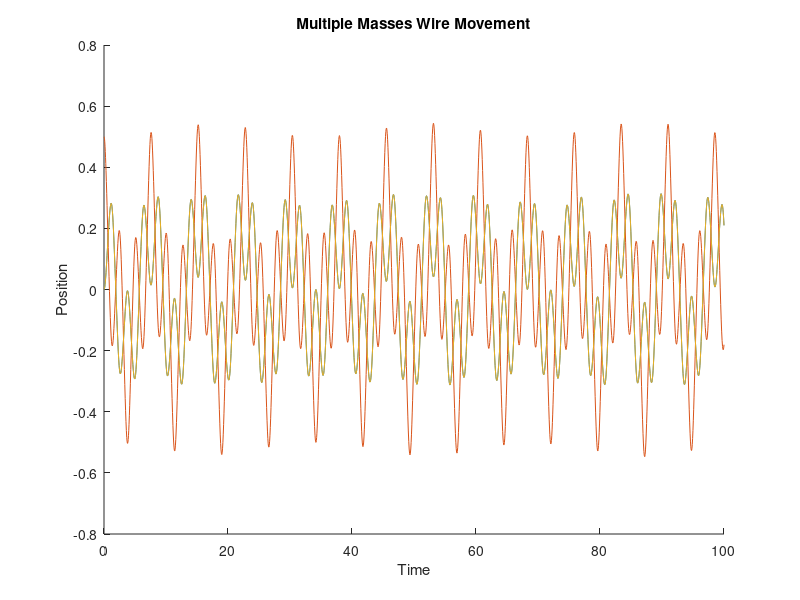

This figure's MATLAB source:
function piano_multiple_masses()

%% satisfy louise's paranoia first
clf
hold on

%% parameters and initial values

k = 10;
x = 1;
m = 1;

% here's a lot of initial values theoretically

m1_i = 0;
m2_i = 0.5;
m3_i = 0;

dm1_i = 0;
dm2_i = 0;
dm3_i = 0;

State = [m1_i, m2_i, m3_i, dm1_i, dm2_i, dm3_i];

%% an ode function

[T, Y] = ode45(@motion, [0,100], State);

%% a motion function

    function res = motion(~, Info)
        m1 = Info(1);
        m2 = Info(2);
        m3 = Info(3);
        dm1 = Info(4);
        dm2 = Info(5);
        dm3 = Info(6);

        fs1 = (-k * (sqrt(x^2 + m1^2) - x)*sign(m1));
        fs2 = (-k * (sqrt(x^2 + (m2-m1)^2) - x)*sign(m2-m1));
        fs3 = (-k * (sqrt(x^2 + (m3-m2)^2) - x)*sign(m3-m2));
        fs4 = (-k * (sqrt(x^2 + m3^2) - x)*sign(-m3));
        
        fm1 = fs1 - fs2;
        fm2 = fs2 - fs3;
        fm3 = fs3 - fs4;
        
        am1 = fm1/m;
        am2 = fm2/m;
        am3 = fm3/m;
        
        res = [dm1; dm2; dm3; am1; am2; am3];
    end

% axis([0,15,-.5,.5]);
plot(T,Y(:,1),'-');
plot(T,Y(:,2),'-');
plot(T,Y(:,3),'-');
xlabel('Time') 
ylabel('Position') 
title('Multiple Masses Wire Movement') 
end